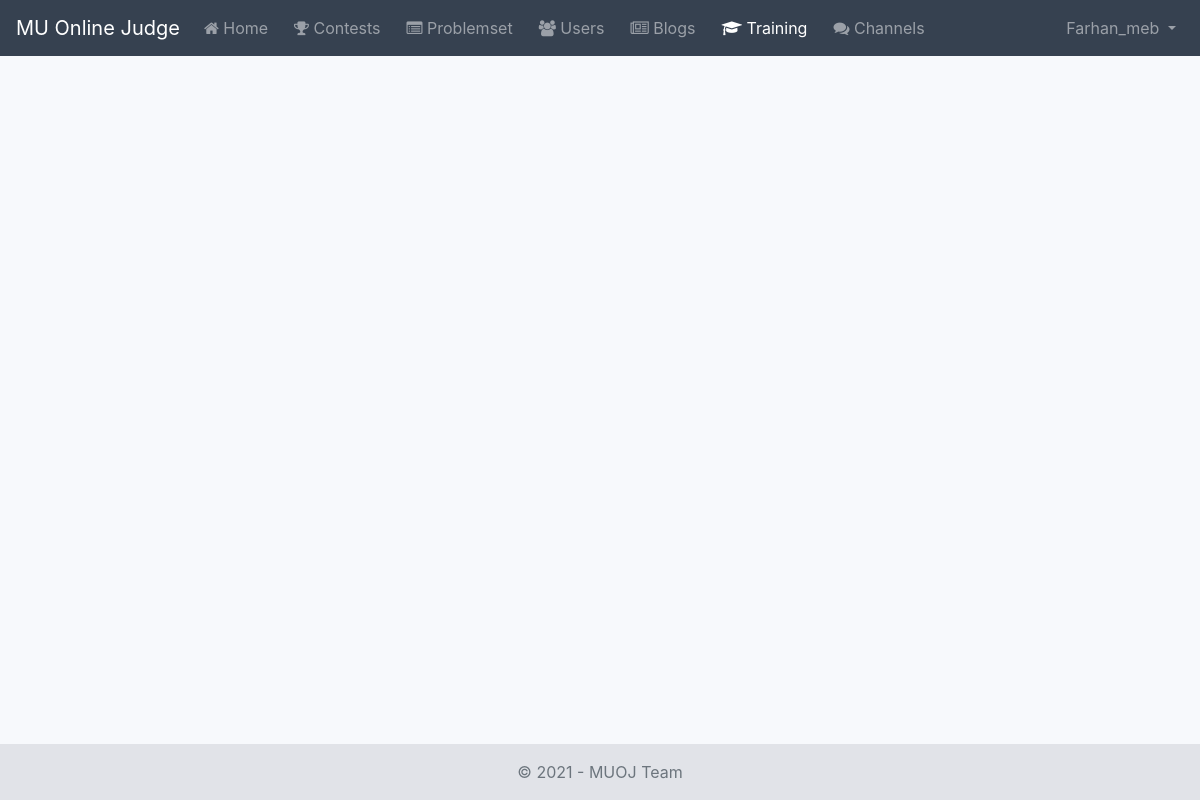
Page /trainings/ (signed in) on the earlier database version.
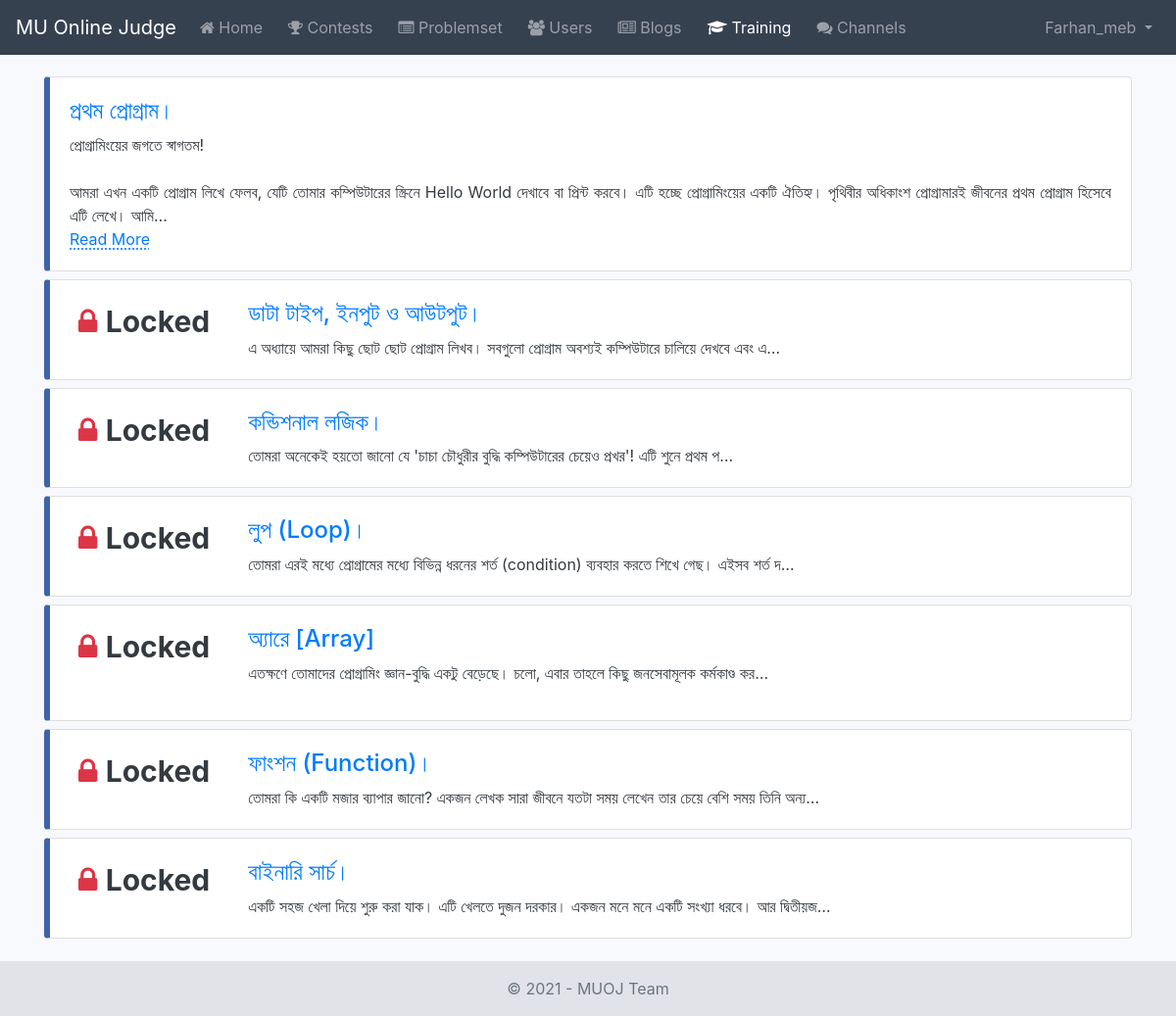
Same page on the later database version.
### training/models.py (models this page shows, shortened)
class Tutorial(AbstractBaseModel):
    title = models.CharField(verbose_name=_('Title'), max_length=200)
    content = RichTextField(verbose_name=_('Description'), blank=True)
    problem_ids = models.JSONField(verbose_name=_('Problem Ids'), default=list)
    level = models.PositiveIntegerField(verbose_name=_('Level'), unique=True, default=1)
    class Meta:
        verbose_name = _('Tutorial')
        verbose_name_plural = _('Tutorials')
        ordering = ['-id']

### training/views.py (the view)
# urls.py: path('', TutorialListView.as_view(), name='tutorial-list'),
class TutorialListView(LoginRequiredMixin, ListView):
    model = Tutorial
    template_name = 'training/tutorial_list.html'
    context_object_name = 'tutorials'
    def get_queryset(self):
        return Tutorial.objects.order_by('level')
    def get_context_data(self, **kwargs):
        context = super().get_context_data(**kwargs)
        context.update({
            'training_nav': 'active'
        })
        return context

### training/templates/training/tutorial_list.html
{% extends 'training/base.html' %}
{% block content %}
    {% for tutorial in tutorials %}
        <div class="card my-2" style="border-left: 6px solid #3f63a7;">
            <div class="card-body text-dark">
                {% if user.is_authenticated and user.profile.levels_completed >= tutorial.level %}
                    <h4> <a href="{% url 'training:tutorial-details' tutorial.id %}">{{ tutorial.title }} </a>  </h4>
                    {{ tutorial.content|safe|truncatechars_html:250 }}
                    <a class="read-more" href="{% url 'training:tutorial-details' tutorial.id %}"> Read More </a>
                {% else %}
                    <div class="row">
                        <div class="col-sm-2">
                             <div class = "text-center" style="font-size: 30px;">
                                 <i class="fa fa-lock text-danger"></i> <strong>Locked</strong>
                             </div>
                        </div>
                        <div class="col-sm-10">
                            <h4> <a href="{% url 'training:tutorial-details' tutorial.id %}">{{ tutorial.title }} </a>  </h4>
                            {{ tutorial.content|safe|truncatechars_html:100 }}
                        </div>
                    </div>
                {% endif %}
            </div>
        </div>
    {% endfor %}
{% endblock %}

### training/templates/training/base.html
{% extends 'base.html' %}

### templates/base.html (shortened to what this page needs)
{% load static %}
<!doctype html>
<html lang="en" class="h-100">
<head>
    <link rel="stylesheet" href="https://stackpath.bootstrapcdn.com/bootstrap/4.5.0/css/bootstrap.min.css"
>
    <link rel="stylesheet" href="https://stackpath.bootstrapcdn.com/font-awesome/4.7.0/css/font-awesome.min.css"/>
    <link rel="stylesheet" href="https://cdnjs.cloudflare.com/ajax/libs/tempusdominus-bootstrap-4/5.1.2/css/tempusdominus-bootstrap-4.min.css"
/>
    <link rel="stylesheet" href="https://cdnjs.cloudflare.com/ajax/libs/tempusdominus-bootstrap-4/5.1.2/css/tempusdominus-bootstrap-4.min.css"
/>
    <link rel="stylesheet" href="https://cdnjs.cloudflare.com/ajax/libs/toastr.js/latest/toastr.min.css"
 />
    <link rel="stylesheet" href="https://cdnjs.cloudflare.com/ajax/libs/Chart.js/2.9.4/Chart.min.css"
 />
    <link rel="stylesheet" href="https://cdnjs.cloudflare.com/ajax/libs/highlight.js/9.7.0/styles/default.min.css">
    <link rel="stylesheet" href="//code.jquery.com/ui/1.12.1/themes/base/jquery-ui.css">
    <link href="{% static 'core/css/base.css' %}" rel="stylesheet">
    <link rel="stylesheet" href="{% static 'core/css/dracula.css' %}">
</head>
<body class="d-flex flex-column h-100 bg-light-blue">
    <header>
        <nav class="navbar navbar-expand-md navbar-dark fixed-top bg-dark-blue">
            <a class="navbar-brand" href="/">
                MU Online Judge
            </a>
            <div class="collapse navbar-collapse" id="navbarCollapse">
                <ul class="navbar-nav  mr-auto">
                    <li class="nav-item {{ home }}">
                        <a class="nav-link" href="/"><i class="fa fa-home" aria-hidden="true"></i> Home <span class="sr-only">(current)</span></a>
                    </li>
                    <li class="nav-item {{ contest_nav }}">
                        <a class="nav-link" href="{% url 'contest:running-contest-list' %}"><i class="fa fa-trophy" aria-hidden="true"></i> Contests</a>
                    </li>
                    <li class="nav-item {{ problemset_nav }}">
                        <a class="nav-link" href="{% url 'problemset:problem-list' %}"><i class="fa fa-list-alt" aria-hidden="true"></i> Problemset</a>
                    </li>
                    <li class="nav-item {{ users_nav }}">
                        <a class="nav-link" href="{% url 'accounts:user-list' %}"><i class="fa fa-users" aria-hidden="true"></i> Users</a>
                    </li>
                    <li class="nav-item {{ blog_nav }}">
                        <a class="nav-link" href="{% url 'blog:blog-list' %}"><i class="fa fa-newspaper-o" aria-hidden="true"></i> Blogs</a>
                    </li>
                    <li class="nav-item {{ training_nav }}">
                        <a class="nav-link" href="{% url 'training:tutorial-list' %}"><i class="fa fa-graduation-cap" aria-hidden="true"></i> Training</a>
                    </li>
                    <li class="nav-item {{ channel_nav }}">
                        <a class="nav-link" href="{% url 'channel:channel-list' %}"><i class="fa fa-comments" aria-hidden="true"></i> Channels </a>
                    </li>
                </ul>
                <ul class="navbar-nav ml-auto">
                    {% if user.is_authenticated %}
                        <li class="nav-item dropdown">
                            <a class="nav-link dropdown-toggle" href="#" id="navbarDropdown" role="button" data-toggle="dropdown" aria-haspopup="true" aria-expanded="false">
                                {{ user.username }}
                            </a>
                        </li>
                    {% else %}
                        <a class="nav-item nav-link" href="{% url 'login' %}">Login</a>
	          		    <a class="nav-item nav-link" href="{% url 'register' %}">Register</a>
                    {% endif %}
                </ul>
            </div>
        </nav>
    </header>
    <main role="main" class="flex-shrink-0">
        <div class="container">
            {% block content %}
            {% endblock %}
        </div>
    </main>
    <footer class="footer mt-auto py-3">
        <div class="container text-center">
            <span class="text-muted">&copy; {% now "Y" %} - MUOJ Team</span>
        </div>
    </footer>
</body>
</html>

### static_local/core/css/base.css (style rules this page uses)
* { list-style: none; margin: 0; padding: 0; box-sizing: border-box; }
main > .container { padding: 70px 15px 15px; }
.footer { background-color: #e1e3e8; }
.footer > .container { padding-right: 15px; padding-left: 15px; }
.bg-dark-blue { color: #495057; background-color: #364150; }
.bg-light-blue { background-color: #f7f9fc; }
.navbar .nav-item:not(:last-child) { margin-right: 10px; }
.dropdown-toggle::after { transition: transform 0.15s linear; }
nav ul { margin: 0; padding: 0; text-align: center; }
.read-more { text-decoration: dotted underline; text-underline-position: under; }

Differences in the rows shown:
added Tutorial: title "প্রথম প্রোগ্রাম।", content "প্রোগ্রামিংয়ের জগতে স্বাগতম! আমরা এখন একটি প্রোগ্রাম লিখে ফেলব, যেটি তোমার কম্পিউটারের স্ক্রিনে Hello World দেখাবে বা প্রিন্ট করবে। এটি হচ্ছে প্রোগ্রামিংয়ের একটি ঐতিহ্য। পৃথিবীর অধিকাংশ প্রোগ্রামারই জীবনের প্রথম প্রোগ্রাম হিসেবে এটি লেখে। আমি…"
added Tutorial: title "ডাটা টাইপ, ইনপুট ও আউটপুট।", content "এ অধ্যায়ে আমরা কিছু ছোট ছোট প্রোগ্রাম লিখব। সবগুলো প্রোগ্রাম অবশ্যই কম্পিউটারে চালিয়ে দেখবে এবং এ…"
added Tutorial: title "কন্ডিশনাল লজিক।", content "তোমরা অনেকেই হয়তো জানো যে 'চাচা চৌধুরীর বুদ্ধি কম্পিউটারের চেয়েও প্রখর'! এটি শুনে প্রথম প…"
added Tutorial: title "লুপ (Loop)।", content "তোমরা এরই মধ্যে প্রোগ্রামের মধ্যে বিভিন্ন ধরনের শর্ত (condition) ব্যবহার করতে শিখে গেছ। এইসব শর্ত দ…"
added Tutorial: title "অ্যারে [Array]", content "এতক্ষণে তোমাদের প্রোগ্রামিং জ্ঞান-বুদ্ধি একটু বেড়েছে। চলো, এবার তাহলে কিছু জনসেবামূলক কর্মকাণ্ড কর…"
added Tutorial: title "ফাংশন (Function)।", content "তোমরা কি একটি মজার ব্যাপার জানো? একজন লেখক সারা জীবনে যতটা সময় লেখেন তার চেয়ে বেশি সময় তিনি অন্য…"
added Tutorial: title "বাইনারি সার্চ।", content "একটি সহজ খেলা দিয়ে শুরু করা যাক। এটি খেলতে দুজন দরকার। একজন মনে মনে একটি সংখ্যা ধরবে। আর দ্বিতীয়জ…"
